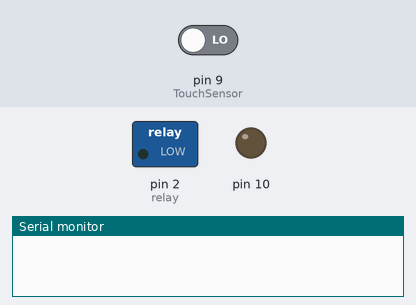
Recording of a sketch running on a simulated Arduino Uno, built with avr-gcc and run on an emulated ATmega328P. On the bench: switched loads named in the sketch (green lamp = pin HIGH), output pins drawn as LEDs (lit = HIGH), the last lines printed to the serial monitor. The test bench sets the inputs (shaded band); at power-on: pin 9 (TouchSensor) LOW.

Above: at 1.2 s.
1.3 s: pin 9 (TouchSensor) driven HIGH
At 2.7 s:
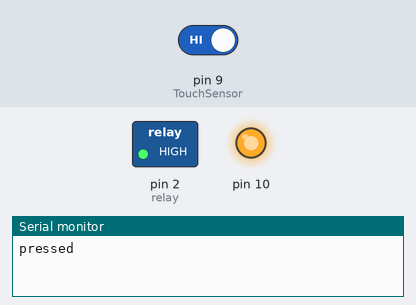
Timing chart, 0 to 4.3 s (numbered marks = the images above; inputs shaded):
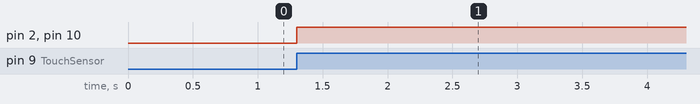

Measured:
- after the input at 1.3 s, pin 2 (relay), pin 10: LOW → HIGH at once

The sketch:

touch_led.ino
```cpp
/*
Author: Danny van den Brande. Arduinosensors.nl. BlueCore Tech.
Hello world! Today i made a code for the TTP233B capacitive touch sensor.
Its very simple and you can toggle on and off a led/relay or whatever you wanna add.
 */
#define TouchSensor 9 // Pin for capactitive touch sensor

int relay = 2;

boolean currentState = LOW;
boolean lastState = LOW;
boolean RelayState = LOW;

void setup() {
  Serial.begin(9600);
  pinMode(relay, OUTPUT);
  pinMode(TouchSensor, INPUT);
  pinMode(10, OUTPUT);
}

void loop() {
  currentState = digitalRead(TouchSensor);
    if (currentState == HIGH && lastState == LOW){
    Serial.println("pressed");
    digitalWrite(10, 165);
    delay(1);

    if (RelayState == HIGH){
      digitalWrite(relay, LOW);
      digitalWrite(10, 0);
      RelayState = LOW;
    } else {
      digitalWrite(relay, HIGH);
      RelayState = HIGH;
    }
  }
  lastState = currentState;
}
```
